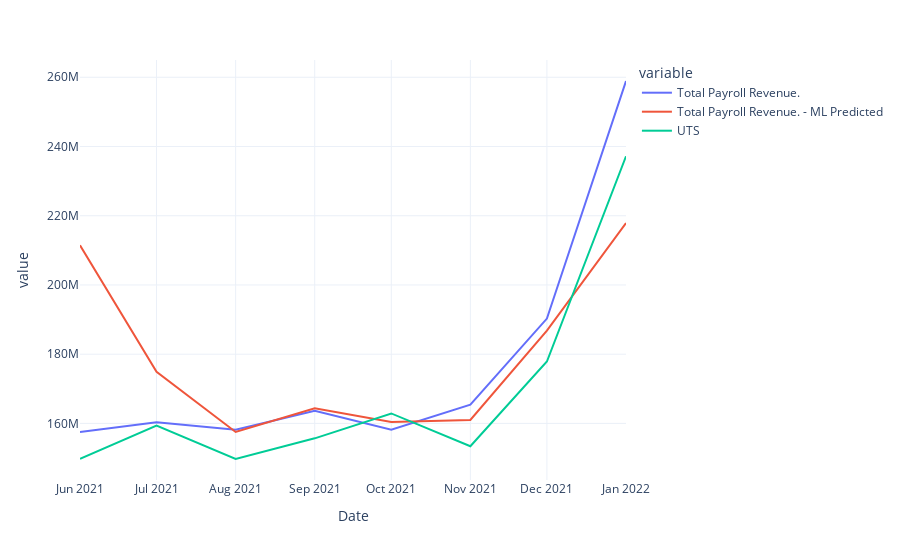

The notebook cell saved with this chart:
### Code cell
predictions['Date'] = pd.date_range(start=str(pred_start_dt), end = str(pred_end_dt), freq = 'MS')
predictions.rename(columns={'Label':target_col+' - ML Predicted'}, inplace=True)
fig = px.line(predictions, x='Date', y=[target_col, target_col+' - ML Predicted', 'UTS'], template = 'plotly_white')
fig.show()

### Figure 1 — Plotly figure (JSON) as saved in the notebook; plotly's stock layout.template omitted (floating-point values rounded to 4 significant figures)
{"data": [{"hovertemplate": "variable=Total Payroll Revenue.<br>Date=%{x}<br>value=%{y}<extra></extra>", "legendgroup": "Total Payroll Revenue.", "line": {"color": "#636efa", "dash": "solid"}, "marker": {"symbol": "circle"}, "mode": "lines", "name": "Total Payroll Revenue.", "orientation": "v", "showlegend": true, "x": ["2021-06-01T00:00:00", "2021-07-01T00:00:00", "2021-08-01T00:00:00", "2021-09-01T00:00:00", "2021-10-01T00:00:00", "2021-11-01T00:00:00", "2021-12-01T00:00:00", "2022-01-01T00:00:00"], "xaxis": "x", "y": [157500000.0, 160300000.0, 158200000.0, 163700000.0, 158200000.0, 165400000.0, 190300000.0, 258900000.0], "yaxis": "y", "type": "scatter"}, {"hovertemplate": "variable=Total Payroll Revenue. - ML Predicted<br>Date=%{x}<br>value=%{y}<extra></extra>", "legendgroup": "Total Payroll Revenue. - ML Predicted", "line": {"color": "#EF553B", "dash": "solid"}, "marker": {"symbol": "circle"}, "mode": "lines", "name": "Total Payroll Revenue. - ML Predicted", "orientation": "v", "showlegend": true, "x": ["2021-06-01T00:00:00", "2021-07-01T00:00:00", "2021-08-01T00:00:00", "2021-09-01T00:00:00", "2021-10-01T00:00:00", "2021-11-01T00:00:00", "2021-12-01T00:00:00", "2022-01-01T00:00:00"], "xaxis": "x", "y": [211500000.0, 174900000.0, 157500000.0, 164400000.0, 160400000.0, 161000000.0, 186800000.0, 217900000.0], "yaxis": "y", "type": "scatter"}, {"hovertemplate": "variable=UTS<br>Date=%{x}<br>value=%{y}<extra></extra>", "legendgroup": "UTS", "line": {"color": "#00cc96", "dash": "solid"}, "marker": {"symbol": "circle"}, "mode": "lines", "name": "UTS", "orientation": "v", "showlegend": true, "x": ["2021-06-01T00:00:00", "2021-07-01T00:00:00", "2021-08-01T00:00:00", "2021-09-01T00:00:00", "2021-10-01T00:00:00", "2021-11-01T00:00:00", "2021-12-01T00:00:00", "2022-01-01T00:00:00"], "xaxis": "x", "y": [149800000.0, 159400000.0, 149700000.0, 155700000.0, 162900000.0, 153400000.0, 177900000.0, 237200000.0], "yaxis": "y", "type": "scatter"}], "layout": {"xaxis": {"anchor": "y", "domain": [0.0, 1.0], "title": {"text": "Date"}}, "yaxis": {"anchor": "x", "domain": [0.0, 1.0], "title": {"text": "value"}}, "legend": {"title": {"text": "variable"}, "tracegroupgap": 0}, "margin": {"t": 60}}}
